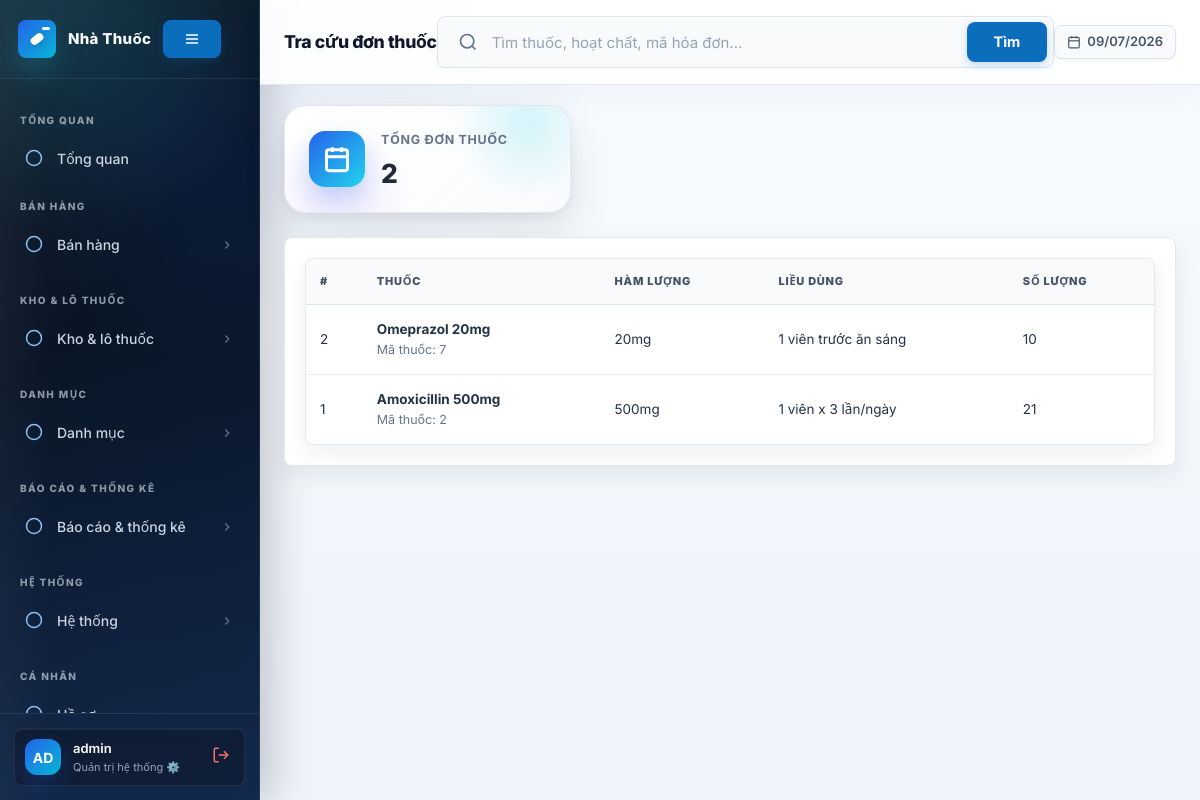
The app's page /view_prescription.php (signed in) with its own data.
### tables this page shows
CREATE TABLE `prescription` (
  `prescription_id` int(10) unsigned NOT NULL AUTO_INCREMENT,
  `drug_id` int(10) unsigned NOT NULL,
  `drug_name` varchar(120) NOT NULL,
  `strength` varchar(50) NOT NULL,
  `dose` varchar(50) NOT NULL,
  `quantity` int(11) NOT NULL,
  PRIMARY KEY (`prescription_id`)
);

### view_prescription.php (the view, shortened to what this page needs)
<?php
include_once 'app.php';
$list = pms_fetch_all("SELECT * FROM prescription ORDER BY prescription_id DESC");
?>
<section class="panel">
    <div class="table-wrap"><table><thead><tr><th>#</th><th>Thuốc</th><th>Hàm lượng</th><th>Liều dùng</th><th>Số lượng</th></tr></thead><tbody>
    <?php foreach ($list as $row): ?>
        <tr><td><?= (int)$row['prescription_id'] ?></td><td><strong><?= pms_h($row['drug_name']) ?></strong><br><span class="muted">Mã thuốc: <?= (int)$row['drug_id'] ?></span></td><td><?= pms_h($row['strength']) ?></td><td><?= pms_h($row['dose']) ?></td><td><?= number_format((int)$row['quantity']) ?></td></tr>
    <?php endforeach; ?>
    </tbody></table></div>
</section>

### style/modern.css (style rules this page uses)
:root { --blue: #2563eb; --blue-light: #eff6ff; --blue-mid: #dbeafe; --blue-dark: #1d4ed8; --cyan: #0ea5e9; --green: #16a34a; --green-bg: #f0fdf4; --green-bd: #bbf7d0; --red: #dc2626; --red-bg: #fef2f2; --red-bd: #fecaca; --orange: #d97706; --orange-bg: #fffbeb; --orange-bd: #fde68a; --purple: #7c3aed; --white: #ffffff; --gray-50: #f8fafc; --gray-100: #f1f5f9; --gray-200: #e2e8f0; --gray-300: #cbd5e1; --gray-400: #94a3b8; --gray-500: #64748b; --gray-600: #475569; --gray-700: #334155; --gray-800: #1e293b; --gray-900: #0f172a; --sb-w: 260px; --sb-bg: #0f172a; --sb-line: rgba(255,255,255,.08); --sb-text: #cbd5e1; --sb-muted: rgba(148,163,184,.6); --sb-hover: rgba(255,255,255,.06); --sb-active-bg:#1e40af; --sb-active-tx:#bfdbfe; --sb-accent: #38bdf8; --sb-radius: 8px; --sb-anim: .18s ease; --radius: 10px; --radius-lg:16px; --shadow: 0 1px 3px rgba(0,0,0,.08), 0 4px 12px rgba(0,0,0,.06); --shadow-md:0 4px 16px rgba(0,0,0,.1); }
*, *::before, *::after { box-sizing: border-box; margin: 0; padding: 0; }
html { scroll-behavior: smooth; }
body { font-family: Inter, system-ui, -apple-system, sans-serif; font-size: 14px; line-height: 1.5; color: var(--gray-800); background: var(--gray-100); min-height: 100vh; overflow-x: hidden; }
.panel { background: var(--white); border: 1px solid var(--gray-200); border-radius: var(--radius-lg); padding: 20px; box-shadow: var(--shadow); margin-bottom: 16px; }
.muted { color: var(--gray-500); font-size: 12.5px; }
.table-wrap { overflow-x: auto; border-radius: var(--radius); border: 1px solid var(--gray-200); background: var(--white); }
table { width: 100%; border-collapse: collapse; font-size: 13.5px; }
th { background: var(--gray-50); color: var(--gray-600); font-size: 11.5px; font-weight: 700; text-transform: uppercase; letter-spacing: .04em; padding: 10px 14px; border-bottom: 1px solid var(--gray-200); text-align: left; vertical-align: middle; position: sticky; top: 0; z-index: 1; }
td { padding: 11px 14px; border-bottom: 1px solid var(--gray-100); vertical-align: middle; color: var(--gray-800); }
tr:last-child td { border-bottom: none; }
.main-panel > *, .panel, .stat-card, .quick-card, .info-card { animation: floatIn .35s ease both; }
:root { --ds-primary: #1e40af; --ds-primary-hover: #1e3a8a; --ds-success: #16a34a; --ds-success-bg: #dcfce7; --ds-warning: #ea580c; --ds-warning-bg: #ffedd5; --ds-danger: #dc2626; --ds-danger-bg: #fee2e2; --ds-surface: #ffffff; --ds-bg: #f8fafc; --ds-border: #e2e8f0; --ds-text-main: #0f172a; --ds-text-muted: #64748b; --ds-shadow-sm: 0 1px 2px 0 rgba(0, 0, 0, 0.05); --ds-shadow-md: 0 4px 6px -1px rgba(0, 0, 0, 0.1), 0 2px 4px -1px rgba(0, 0, 0, 0.06); --ds-shadow-lg: 0 10px 15px -3px rgba(0, 0, 0, 0.1), 0 4px 6px -2px rgba(0, 0, 0, 0.05); --ds-radius-md: 12px; --ds-radius-lg: 16px; --ds-radius-full: 9999px; }

### records on screen
prescription: prescription_id "2", drug_name "Omeprazol 20mg", drug "7", strength "20mg", dose "1 viên trước ăn sáng", quantity "10"
prescription: prescription_id "1", drug_name "Amoxicillin 500mg", drug "2", strength "500mg", dose "1 viên x 3 lần/ngày", quantity "21"

### other values on screen
pms_h($groupName) "TỔNG QUAN"
pms_h($item['label']) "Tổng quan"
pms_h($groupName) "BÁN HÀNG"
pms_h($groupName) "Bán hàng"
pms_h($groupName) "KHO & LÔ THUỐC"
pms_h($groupName) "Kho & lô thuốc"
pms_h($groupName) "DANH MỤC"
pms_h($groupName) "Danh mục"
pms_h($groupName) "BÁO CÁO & THỐNG KÊ"
pms_h($groupName) "Báo cáo & thống kê"
pms_h($groupName) "HỆ THỐNG"
pms_h($groupName) "Hệ thống"
pms_h($groupName) "CÁ NHÂN"
substr($user, 0, 2) "AD"
pms_h($user) "admin"
